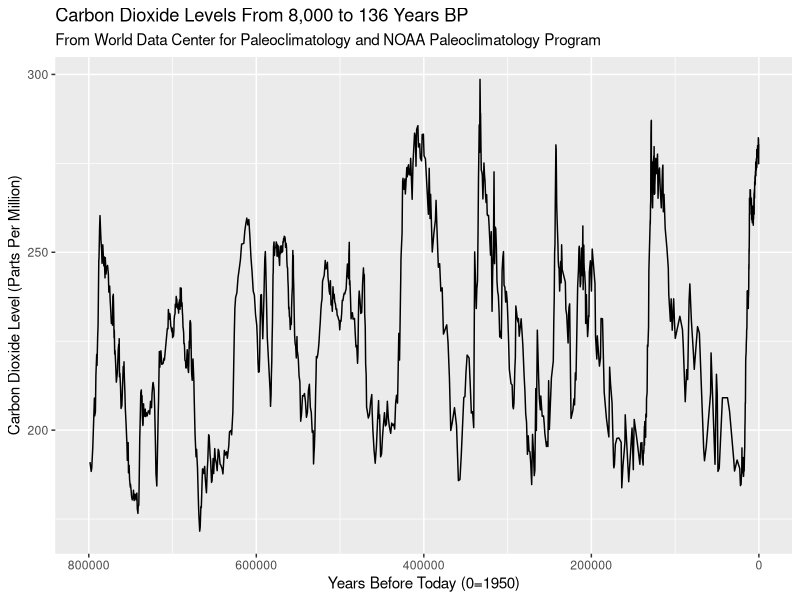
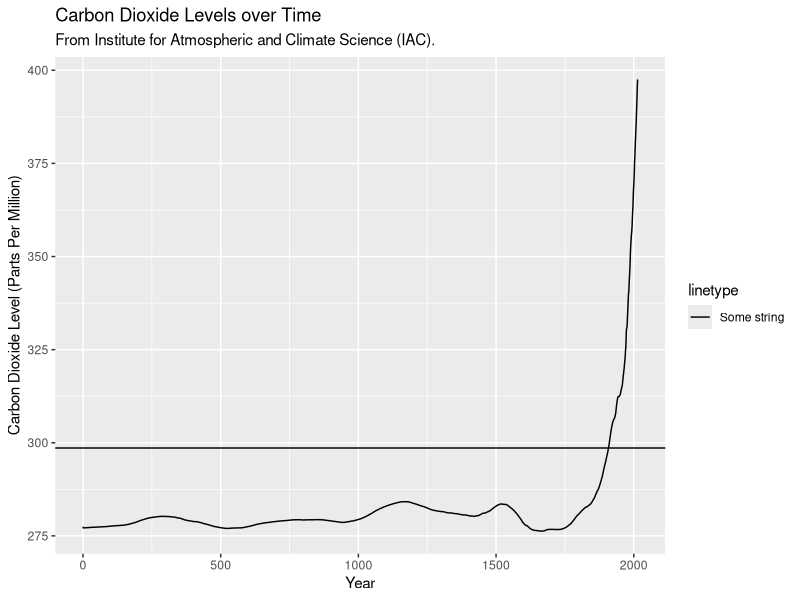

The R source for these figures, in order:
## ---- chunk 1
# load libraries and data
library(readr)
library(dplyr)
library(ggplot2)
## ---- chunk 2
options(scipen=10000) #removes scientific notation

#Create NOAA Visualization here:
noaa_data <- read_csv("carbon_dioxide_levels.csv")  # read the data
head(noaa_data)  # observe the data
names(noaa_data)  # observe the column names
str(noaa_data)  # lets us know about the type 

# plot 

noaa_viz <- ggplot(data=noaa_data, aes(x=Age_yrBP, y=CO2_ppmv)) + 
geom_line() +
labs(title="Carbon Dioxide Levels From 8,000 to 136 Years BP", subtitle="From World Data Center for Paleoclimatology and NOAA Paleoclimatology Program", x="Years Before Today (0=1950)", y="Carbon Dioxide Level (Parts Per Million)") +
scale_x_reverse(lim=c(800000,0))
noaa_viz
## ---- chunk 3
#Create IAC Visualization

 iac_data <- read_csv("yearly_co2.csv")  # read the data
 head(iac_data)
 names(iac_data)
 str(iac_data)

millennia_max <- max(noaa_data$CO2_ppmv)  # find the max of CO2_ppmv in noaa_data set
millennia_max  # prints off the max

# plot

iac_viz <- ggplot(data=iac_data, 
aes(x=year, y=data_mean_global))
iac_viz + 
geom_line() +
labs(title="Carbon Dioxide Levels over Time", subtitle="From Institute for Atmospheric and Climate Science (IAC).", x="Year", y="Carbon Dioxide Level (Parts Per Million)") + geom_hline(aes(yintercept=millennia_max, 
linetype="Some string"))
 
